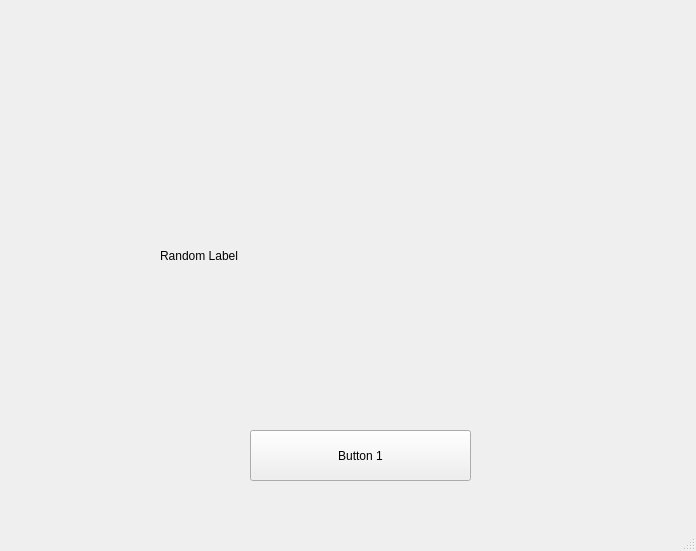
<?xml version="1.0" encoding="UTF-8"?>
<ui version="4.0">
 <class>MainWindow</class>
 <widget class="QMainWindow" name="MainWindow">
  <property name="geometry">
   <rect>
    <x>0</x>
    <y>0</y>
    <width>696</width>
    <height>551</height>
   </rect>
  </property>
  <property name="windowTitle">
   <string>MainWindow</string>
  </property>
  <widget class="QWidget" name="centralwidget">
   <widget class="QPushButton" name="button1">
    <property name="geometry">
     <rect>
      <x>250</x>
      <y>430</y>
      <width>221</width>
      <height>51</height>
     </rect>
    </property>
    <property name="text">
     <string>Button 1</string>
    </property>
   </widget>
   <widget class="QLabel" name="label1">
    <property name="geometry">
     <rect>
      <x>160</x>
      <y>230</y>
      <width>381</width>
      <height>51</height>
     </rect>
    </property>
    <property name="text">
     <string>Random Label</string>
    </property>
   </widget>
  </widget>
  <widget class="QMenuBar" name="menubar">
   <property name="geometry">
    <rect>
     <x>0</x>
     <y>0</y>
     <width>696</width>
     <height>26</height>
    </rect>
   </property>
  </widget>
  <widget class="QStatusBar" name="statusbar"/>
 </widget>
 <resources/>
 <connections/>
</ui>
